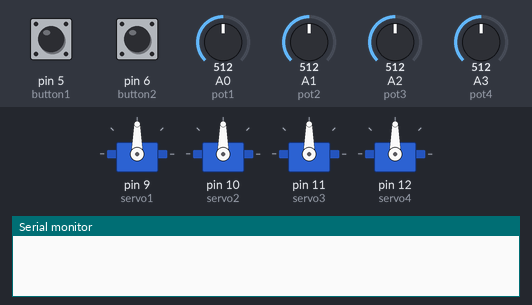
A sketch run on a simulated Arduino Uno, built with avr-gcc and run on an emulated ATmega328P. Shown: 4 × servo, the last lines printed to the serial monitor. The test bench sets the inputs (shaded band); at power-on: pin 6 (button2) LOW, A0 (pot1) = 512, A1 (pot2) = 512, A2 (pot3) = 512, A3 (pot4) = 512, pin 5 (button1) LOW.

Above: at 1.8 s.
1.9 s: pin 6 (button2) pulled HIGH for 1.2 s
At 2.4 s:
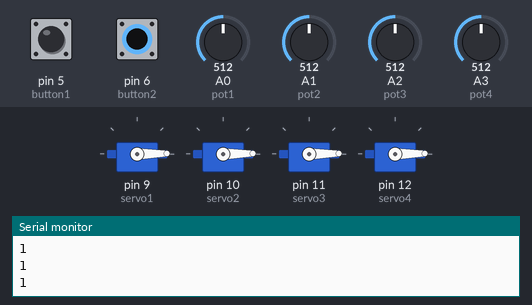
5.5 s: A0 (pot1) set to 716
At 6.7 s:
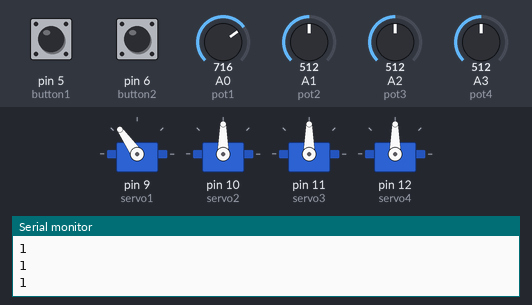
7.5 s: A1 (pot2) set to 716
At 8.3 s:
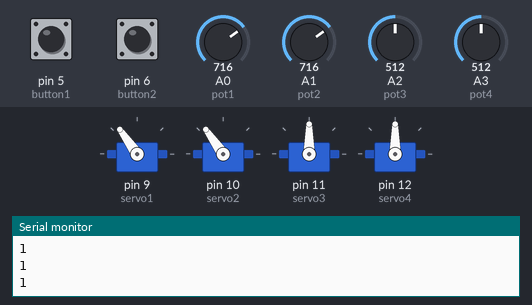
9.5 s: A2 (pot3) set to 716
At 11.1 s:
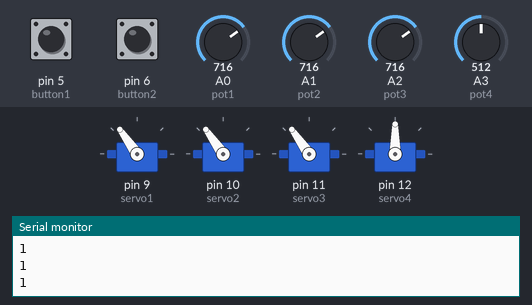
11.5 s: A3 (pot4) set to 716
At 12.7 s:
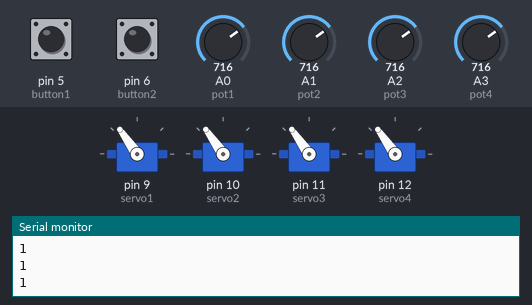
13.5 s: A0 (pot1) set to 992
At 14.3 s:
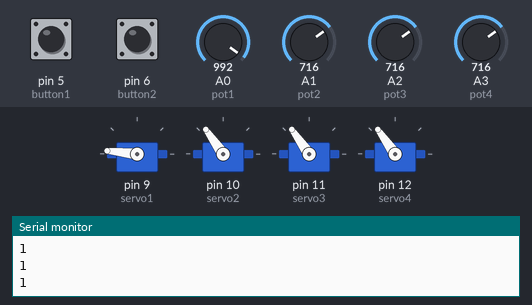
Timing chart, 0 to 16.5 s (numbered marks = the images above; inputs shaded):
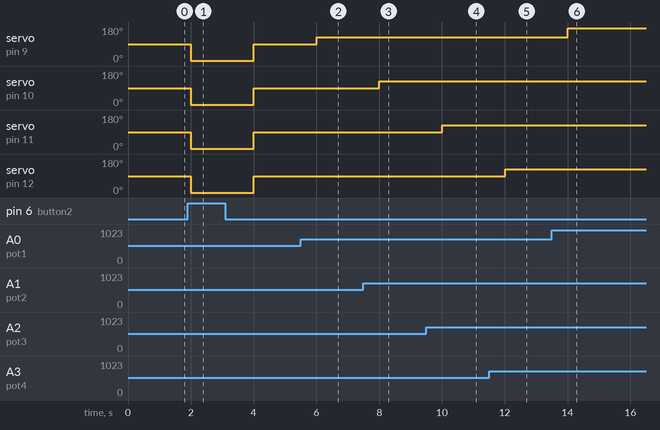

Measured:
- after the input at 1.9 s, servo on pin 9 (servo1), servo on pin 10 (servo2), servo on pin 11 (servo3), servo on pin 12 (servo4): 90° → 1° after 0.10 s, → 90° 2.0 s later
- after the input at 5.5 s, servo on pin 9 (servo1): 90° → 125° after 0.51 s
- after the input at 7.5 s, servo on pin 10 (servo2): 90° → 125° after 0.51 s
- after the input at 9.5 s, servo on pin 11 (servo3): 90° → 125° after 0.51 s
- after the input at 11.5 s, servo on pin 12 (servo4): 90° → 125° after 0.51 s
- after the input at 13.5 s, servo on pin 9 (servo1): 125° → 174° after 0.51 s

The sketch:

week_2.ino
```cpp
#include <Servo.h>

Servo servo1;
Servo servo2;
Servo servo3;
Servo servo4;

const int button1 = 5;
const int button2 = 6;

int button1deger = 0;
boolean button2deger = false;

const int pot1 = A0;
const int pot2 = A1;
const int pot3 = A2;
const int pot4 = A3;

int pot1deger;
int pot2deger;
int pot3deger;
int pot4deger;
int pot1aci;
int pot2aci;
int pot3aci;
int pot4aci;

int servo1Poskayit = 1;
int servo2Poskayit = 1;
int servo3Poskayit = 1;
int servo4Poskayit = 1;

void setup() {
  servo1.attach(9);
  servo2.attach(10);
  servo3.attach(11);
  servo4.attach(12);

  pinMode(button1, INPUT);
  pinMode(button2, INPUT);

  Serial.begin(9600);
}

void loop() {

  pot1deger = analogRead(pot1);
  pot1aci = map(pot1deger,0,1023,0,180);
  pot2deger = analogRead(pot2);
  pot2aci = map(pot2deger,0,1023,0,180);
  pot3deger = analogRead(pot3);
  pot3aci = map(pot3deger,0,1023,0,180);
  pot4deger = analogRead(pot4);
  pot4aci = map(pot4deger,0,1023,0,180);

  servo1.write(pot1aci);
  servo2.write(pot2aci);
  servo3.write(pot3aci);
  servo4.write(pot4aci);

  if(digitalRead(button1) == HIGH){

        servo1Poskayit = pot1aci;
        servo2Poskayit = pot2aci;
        servo3Poskayit = pot3aci;
        servo4Poskayit = pot4aci;
        Serial.println("Pos Kayit");


  }

  if(digitalRead(button2) == HIGH){
     servo1.write(servo1Poskayit);
     servo2.write(servo2Poskayit);
     servo3.write(servo3Poskayit);
     servo4.write(servo4Poskayit);
     Serial.println("Potansiyometre acilari:");
     Serial.println(servo1Poskayit);
     Serial.println(servo2Poskayit);
     Serial.println(servo3Poskayit);
     Serial.println(servo4Poskayit);
     delay(1000);
      }

  delay(1000);
}
```
